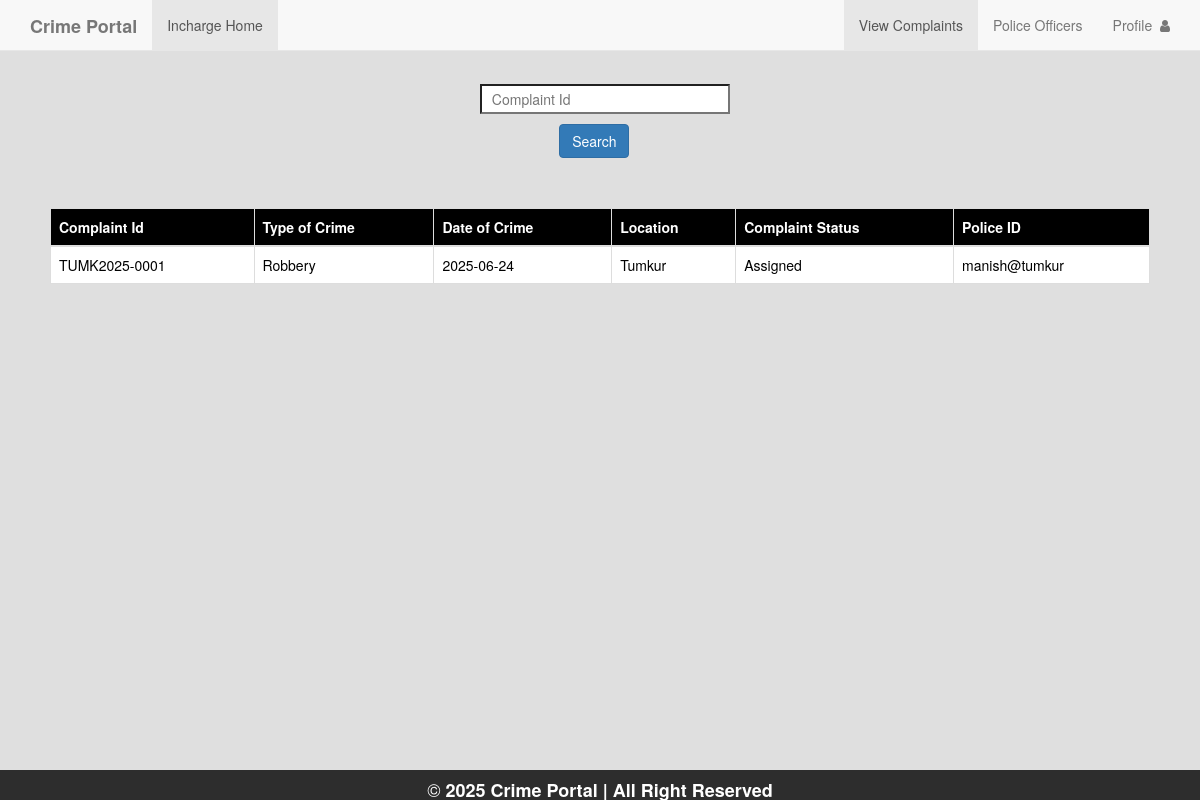
Screenshot of /Incharge_complain_page.php (signed in) with the database file from the repository.
### tables this page shows
CREATE TABLE `complaint` (
  `c_id` varchar(20) NOT NULL,
  `a_no` bigint(12) NOT NULL,
  `location` varchar(50) NOT NULL,
  `type_crime` varchar(50) NOT NULL,
  `d_o_c` date NOT NULL,
  `description` varchar(7000) NOT NULL,
  `inc_status` varchar(50) DEFAULT 'Unassigned',
  `pol_status` varchar(50) DEFAULT NULL,
  `p_id` varchar(50) DEFAULT NULL
);

### Incharge_complain_page.php (the view, shortened to what this page needs)
<!DOCTYPE html>
<html>
<head>
    <?php
    $conn=mysqli_connect("localhost","root","","crime_portal");
    mysqli_select_db($conn,"crime_portal");
    $i_id=$_SESSION['email'];
    $result1=mysqli_query($conn,"SELECT location FROM incharge where i_id='$i_id'");
    $q2=mysqli_fetch_assoc($result1);
    $location=$q2['location'];
    $query="select c_id,type_crime,d_o_c,location,inc_status,p_id from complaint where location='$location' order by c_id desc";
    $result=mysqli_query($conn,$query);
    ?>
	<link rel="stylesheet" type="text/css" href="https://maxcdn.bootstrapcdn.com/bootstrap/3.3.5/css/bootstrap.min.css">
	<link rel="stylesheet" type="text/css" href="https://maxcdn.bootstrapcdn.com/font-awesome/4.4.0/css/font-awesome.min.css">
  <link rel="stylesheet" href="https://maxcdn.bootstrapcdn.com/font-awesome/4.7.0/css/font-awesome.min.css">
</head>
<body style="background-color: #dfdfdf">
	<nav  class="navbar navbar-default navbar-fixed-top">
  <div class="container">
    <div class="navbar-header">
      <a class="navbar-brand" href="#"><b>Crime Portal</b></a>
    </div>
    <div id="navbar" class="collapse navbar-collapse">
      <ul class="nav navbar-nav">
        <li class="active"><a href="Incharge_complain_page.php">Incharge Home</a></li>
      </ul>
      <ul class="nav navbar-nav navbar-right">
        <li class="active"><a href="Incharge_complain_page.php">View Complaints</a></li>
        <li><a href="incharge_view_police.php">Police Officers</a></li>
        <li><a href="#" id="profileBtn">Profile &nbsp;<i class="fa fa-user" aria-hidden="true"></i></a></li>
      </ul>
    </div>
  </div>
 </nav>
    <form style="margin-top: 7%; margin-left: 40%;" method="post">
      <input type="text" name="cid" style="width: 250px; height: 30px; background-color:white;" placeholder="&nbsp Complaint Id" id="ciid" onfocusout="f1()" required>
        <div>
      <input class="btn btn-primary" type="submit" value="Search" name="s2" style="margin-top: 10px; margin-left: 11%;">
        </div>
    </form>
 <div style="padding:50px;">
   <table class="table table-bordered">
    <thead class="thead-dark" style="background-color: black; color: white;">
      <tr>
        <th scope="col">Complaint Id</th>
        <th scope="col">Type of Crime</th>
        <th scope="col">Date of Crime</th>
        <th scope="col">Location</th>
        <th scope="col">Complaint Status</th>
          <th scope="col">Police ID</th>
      </tr>
    </thead>
            <?php
              while($rows=mysqli_fetch_assoc($result)){
             ?>
            <tbody style="background-color: white; color: black;">
      <tr>
        <td><?php echo $rows['c_id'];?></td>
        <td><?php echo $rows['type_crime'];?></td>
        <td><?php echo $rows['d_o_c'];?></td>
          <td><?php echo $rows['location'];?></td>
          <td><?php echo $rows['inc_status']; ?></td>
          <td><?php echo $rows['p_id']; ?></td>
      </tr>
    </tbody>
    <?php
    }
    ?>
</table>
 </div>
    <div style="position: fixed;
   left: 0;
   bottom: 0;
   width: 100%;
   height: 30px;
   background-color: rgba(0,0,0,0.8);
   color: white;
   text-align: center;">
  <h4 style="color: white;">&copy <b>2025 Crime Portal | All Right Reserved</b></h4>
</div>
</body>
</html>

### rows the page displays
complaint: c_id "TUMK2025-0001", type_crime "Robbery", d_o_c "2025-06-24", location "Tumkur", inc_status "Assigned", p "manish@tumkur"
